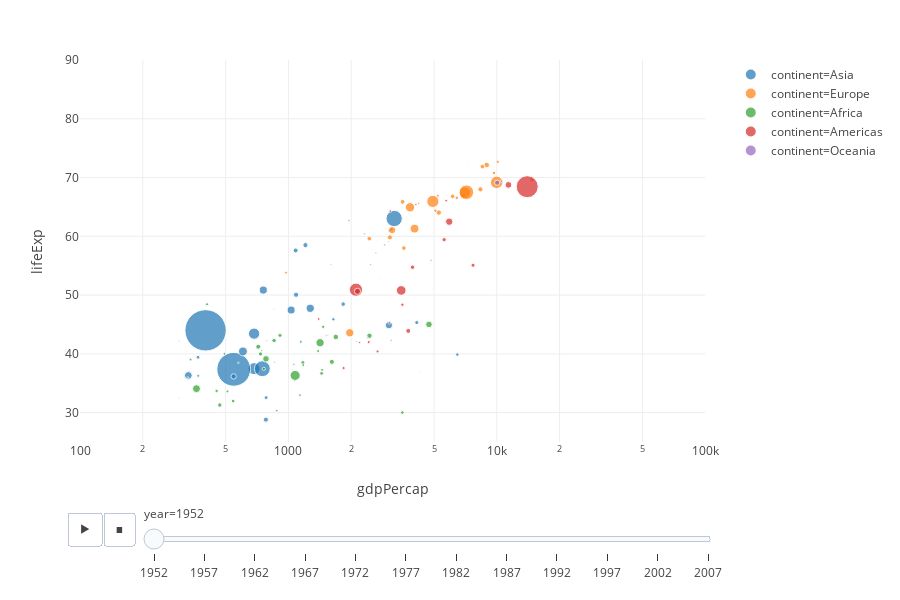

Notebook source saved alongside this figure:
### Markdown cell above
## Hans Rosling

[![Everything Is AWESOME](https://img.youtube.com/vi/jbkSRLYSojo/0.jpg)](https://www.youtube.com/watch?v=jbkSRLYSojo)

### Code cell
gapminder = px.data.gapminder()
fig = px.scatter(
    gapminder,
    x="gdpPercap", 
    y="lifeExp", 
    animation_frame="year", 
    animation_group="country",
    size="pop", 
    color="continent", 
    hover_name="country",
    log_x=True, 
    size_max=45, 
    range_x=[100,100000], 
    range_y=[25,90]
)
fig.show()

### Figure 1 — Plotly figure (JSON) as saved in the notebook; plotly's stock layout.template omitted (floating-point values rounded to 4 significant figures)
{"data": [{"hoverlabel": {"namelength": 0}, "hovertemplate": "<b>%{hovertext}</b><br><br>continent=Asia<br>year=1952<br>gdpPercap=%{x}<br>lifeExp=%{y}<br>pop=%{marker.size}", "hovertext": ["Afghanistan", "Bahrain", "Bangladesh", "Cambodia", "China", "Hong Kong, China", "India", "Indonesia", "Iran", "Iraq", "Israel", "Japan", "Jordan", "Korea, Dem. Rep.", "Korea, Rep.", "Kuwait", "Lebanon", "Malaysia", "Mongolia", "Myanmar", "Nepal", "Oman", "Pakistan", "Philippines", "Saudi Arabia", "Singapore", "Sri Lanka", "Syria", "Taiwan", "Thailand", "Vietnam", "West Bank and Gaza", "Yemen, Rep."], "ids": ["Afghanistan", "Bahrain", "Bangladesh", "Cambodia", "China", "Hong Kong, China", "India", "Indonesia", "Iran", "Iraq", "Israel", "Japan", "Jordan", "Korea, Dem. Rep.", "Korea, Rep.", "Kuwait", "Lebanon", "Malaysia", "Mongolia", "Myanmar", "Nepal", "Oman", "Pakistan", "Philippines", "Saudi Arabia", "Singapore", "Sri Lanka", "Syria", "Taiwan", "Thailand", "Vietnam", "West Bank and Gaza", "Yemen, Rep."], "legendgroup": "continent=Asia", "marker": {"color": "#1F77B4", "size": [8425333, 120447, 46886859, 4693836, 556263527, 2125900, 372000000, 82052000, 17272000, 5441766, 1620914, 86459025, 607914, 8865488, 20947571, 160000, 1439529, 6748378, 800663, 20092996, 9182536, 507833, 41346560, 22438691, 4005677, 1127000, 7982342, 3661549, 8550362, 21289402, 26246839, 1030585, 4963829], "sizemode": "area", "sizeref": 651200.0, "symbol": "circle"}, "mode": "markers", "name": "continent=Asia", "showlegend": true, "type": "scatter", "x": [779.4, 9867.0, 684.2, 368.5, 400.4, 3054.0, 546.6, 749.7, 3035.0, 4130.0, 4087.0, 3217.0, 1547.0, 1088.0, 1031.0, 108400.0, 4835.0, 1831.0, 786.6, 331, 545.9, 1828.0, 684.6, 1273.0, 6460.0, 2315.0, 1084.0, 1643.0, 1207.0, 757.8, 605.1, 1516.0, 781.7], "xaxis": "x", "y": [28.8, 50.94, 37.48, 39.42, 44, 60.96, 37.37, 37.47, 44.87, 45.32, 65.39, 63.03, 43.16, 50.06, 47.45, 55.56, 55.93, 48.46, 42.24, 36.32, 36.16, 37.58, 43.44, 47.75, 39.88, 60.4, 57.59, 45.88, 58.5, 50.85, 40.41, 43.16, 32.55], "yaxis": "y"}, {"hoverlabel": {"namelength": 0}, "hovertemplate": "<b>%{hovertext}</b><br><br>continent=Europe<br>year=1952<br>gdpPercap=%{x}<br>lifeExp=%{y}<br>pop=%{marker.size}", "hovertext": ["Albania", "Austria", "Belgium", "Bosnia and Herzegovina", "Bulgaria", "Croatia", "Czech Republic", "Denmark", "Finland", "France", "Germany", "Greece", "Hungary", "Iceland", "Ireland", "Italy", "Montenegro", "Netherlands", "Norway", "Poland", "Portugal", "Romania", "Serbia", "Slovak Republic", "Slovenia", "Spain", "Sweden", "Switzerland", "Turkey", "United Kingdom"], "ids": ["Albania", "Austria", "Belgium", "Bosnia and Herzegovina", "Bulgaria", "Croatia", "Czech Republic", "Denmark", "Finland", "France", "Germany", "Greece", "Hungary", "Iceland", "Ireland", "Italy", "Montenegro", "Netherlands", "Norway", "Poland", "Portugal", "Romania", "Serbia", "Slovak Republic", "Slovenia", "Spain", "Sweden", "Switzerland", "Turkey", "United Kingdom"], "legendgroup": "continent=Europe", "marker": {"color": "#FF7F0E", "size": [1282697, 6927772, 8730405, 2791000, 7274900, 3882229, 9125183, 4334000, 4090500, 42459667, 69145952, 7733250, 9504000, 147962, 2952156, 47666000, 413834, 10381988, 3327728, 25730551, 8526050, 16630000, 6860147, 3558137, 1489518, 28549870, 7124673, 4815000, 22235677, 50430000], "sizemode": "area", "sizeref": 651200.0, "symbol": "circle"}, "mode": "markers", "name": "continent=Europe", "showlegend": true, "type": "scatter", "x": [1601.0, 6137.0, 8343.0, 973.5, 2444.0, 3119.0, 6876.0, 9692.0, 6425.0, 7030.0, 7144.0, 3531.0, 5264.0, 7268.0, 5210.0, 4931.0, 2648.0, 8942.0, 10100.0, 4029.0, 3068.0, 3145.0, 3581.0, 5075.0, 4215.0, 3834.0, 8528.0, 14730.0, 1969.0, 9980.0], "xaxis": "x", "y": [55.23, 66.8, 68, 53.82, 59.6, 61.21, 66.87, 70.78, 66.55, 67.41, 67.5, 65.86, 64.03, 72.49, 66.91, 65.94, 59.16, 72.13, 72.67, 61.31, 59.82, 61.05, 58.0, 64.36, 65.57, 64.94, 71.86, 69.62, 43.59, 69.18], "yaxis": "y"}, {"hoverlabel": {"namelength": 0}, "hovertemplate": "<b>%{hovertext}</b><br><br>continent=Africa<br>year=1952<br>gdpPercap=%{x}<br>lifeExp=%{y}<br>pop=%{marker.size}", "hovertext": ["Algeria", "Angola", "Benin", "Botswana", "Burkina Faso", "Burundi", "Cameroon", "Central African Republic", "Chad", "Comoros", "Congo, Dem. Rep.", "Congo, Rep.", "Cote d'Ivoire", "Djibouti", "Egypt", "Equatorial Guinea", "Eritrea", "Ethiopia", "Gabon", "Gambia", "Ghana", "Guinea", "Guinea-Bissau", "Kenya", "Lesotho", "Liberia", "Libya", "Madagascar", "Malawi", "Mali", "Mauritania", "Mauritius", "Morocco", "Mozambique", "Namibia", "Niger", "Nigeria", "Reunion", "Rwanda", "Sao Tome and Principe", "Senegal", "Sierra Leone", "Somalia", "South Africa", "Sudan", "Swaziland", "Tanzania", "Togo", "Tunisia", "Uganda", "Zambia", "Zimbabwe"], "ids": ["Algeria", "Angola", "Benin", "Botswana", "Burkina Faso", "Burundi", "Cameroon", "Central African Republic", "Chad", "Comoros", "Congo, Dem. Rep.", "Congo, Rep.", "Cote d'Ivoire", "Djibouti", "Egypt", "Equatorial Guinea", "Eritrea", "Ethiopia", "Gabon", "Gambia", "Ghana", "Guinea", "Guinea-Bissau", "Kenya", "Lesotho", "Liberia", "Libya", "Madagascar", "Malawi", "Mali", "Mauritania", "Mauritius", "Morocco", "Mozambique", "Namibia", "Niger", "Nigeria", "Reunion", "Rwanda", "Sao Tome and Principe", "Senegal", "Sierra Leone", "Somalia", "South Africa", "Sudan", "Swaziland", "Tanzania", "Togo", "Tunisia", "Uganda", "Zambia", "Zimbabwe"], "legendgroup": "continent=Africa", "marker": {"color": "#2CA02C", "size": [9279525, 4232095, 1738315, 442308, 4469979, 2445618, 5009067, 1291695, 2682462, 153936, 14100005, 854885, 2977019, 63149, 22223309, 216964, 1438760, 20860941, 420702, 284320, 5581001, 2664249, 580653, 6464046, 748747, 863308, 1019729, 4762912, 2917802, 3838168, 1022556, 516556, 9939217, 6446316, 485831, 3379468, 33119096, 257700, 2534927, 60011, 2755589, 2143249, 2526994, 14264935, 8504667, 290243, 8322925, 1219113, 3647735, 5824797, 2672000, 3080907], "sizemode": "area", "sizeref": 651200.0, "symbol": "circle"}, "mode": "markers", "name": "continent=Africa", "showlegend": true, "type": "scatter", "x": [2449.0, 3521.0, 1063.0, 851.2, 543.3, 339.3, 1173.0, 1071.0, 1179.0, 1103.0, 780.5, 2126.0, 1389.0, 2670.0, 1419.0, 375.6, 328.9, 362.1, 4293.0, 485.2, 911.3, 510.2, 299.9, 853.5, 298.8, 575.6, 2388.0, 1443.0, 369.2, 452.3, 743.1, 1968.0, 1688.0, 468.5, 2424.0, 761.9, 1077.0, 2719.0, 493.3, 879.6, 1450.0, 879.8, 1136.0, 4725.0, 1616.0, 1148.0, 716.7, 859.8, 1468.0, 734.8, 1147.0, 406.9], "xaxis": "x", "y": [43.08, 30.02, 38.22, 47.62, 31.98, 39.03, 38.52, 35.46, 38.09, 40.72, 39.14, 42.11, 40.48, 34.81, 41.89, 34.48, 35.93, 34.08, 37.0, 30, 43.15, 33.61, 32.5, 42.27, 42.14, 38.48, 42.72, 36.68, 36.26, 33.69, 40.54, 50.99, 42.87, 31.29, 41.73, 37.44, 36.32, 52.72, 40, 46.47, 37.28, 30.33, 32.98, 45.01, 38.63, 41.41, 41.22, 38.6, 44.6, 39.98, 42.04, 48.45], "yaxis": "y"}, {"hoverlabel": {"namelength": 0}, "hovertemplate": "<b>%{hovertext}</b><br><br>continent=Americas<br>year=1952<br>gdpPercap=%{x}<br>lifeExp=%{y}<br>pop=%{marker.size}", "hovertext": ["Argentina", "Bolivia", "Brazil", "Canada", "Chile", "Colombia", "Costa Rica", "Cuba", "Dominican Republic", "Ecuador", "El Salvador", "Guatemala", "Haiti", "Honduras", "Jamaica", "Mexico", "Nicaragua", "Panama", "Paraguay", "Peru", "Puerto Rico", "Trinidad and Tobago", "United States", "Uruguay", "Venezuela"], "ids": ["Argentina", "Bolivia", "Brazil", "Canada", "Chile", "Colombia", "Costa Rica", "Cuba", "Dominican Republic", "Ecuador", "El Salvador", "Guatemala", "Haiti", "Honduras", "Jamaica", "Mexico", "Nicaragua", "Panama", "Paraguay", "Peru", "Puerto Rico", "Trinidad and Tobago", "United States", "Uruguay", "Venezuela"], "legendgroup": "continent=Americas", "marker": {"color": "#D62728", "size": [17876956, 2883315, 56602560, 14785584, 6377619, 12350771, 926317, 6007797, 2491346, 3548753, 2042865, 3146381, 3201488, 1517453, 1426095, 30144317, 1165790, 940080, 1555876, 8025700, 2227000, 662850, 157553000, 2252965, 5439568], "sizemode": "area", "sizeref": 651200.0, "symbol": "circle"}, "mode": "markers", "name": "continent=Americas", "showlegend": true, "type": "scatter", "x": [5911.0, 2677.0, 2109.0, 11370.0, 3940.0, 2144.0, 2627.0, 5587.0, 1398.0, 3522.0, 3048.0, 2428.0, 1840.0, 2195.0, 2899.0, 3478.0, 3112.0, 2480.0, 1952.0, 3759.0, 3082.0, 3023.0, 13990.0, 5717.0, 7690.0], "xaxis": "x", "y": [62.48, 40.41, 50.92, 68.75, 54.74, 50.64, 57.21, 59.42, 45.93, 48.36, 45.26, 42.02, 37.58, 41.91, 58.53, 50.79, 42.31, 55.19, 62.65, 43.9, 64.28, 59.1, 68.44, 66.07, 55.09], "yaxis": "y"}, {"hoverlabel": {"namelength": 0}, "hovertemplate": "<b>%{hovertext}</b><br><br>continent=Oceania<br>year=1952<br>gdpPercap=%{x}<br>lifeExp=%{y}<br>pop=%{marker.size}", "hovertext": ["Australia", "New Zealand"], "ids": ["Australia", "New Zealand"], "legendgroup": "continent=Oceania", "marker": {"color": "#9467BD", "size": [8691212, 1994794], "sizemode": "area", "sizeref": 651200.0, "symbol": "circle"}, "mode": "markers", "name": "continent=Oceania", "showlegend": true, "type": "scatter", "x": [10040.0, 10560.0], "xaxis": "x", "y": [69.12, 69.39], "yaxis": "y"}], "layout": {"height": 600, "legend": {"itemsizing": "constant", "tracegroupgap": 0}, "margin": {"t": 60}, "sliders": [{"active": 0, "currentvalue": {"prefix": "year="}, "len": 0.9, "pad": {"b": 10, "t": 60}, "steps": [{"args": [["1952"], {"frame": {"duration": 0, "redraw": false}, "fromcurrent": true, "mode": "immediate", "transition": {"duration": 0, "easing": "linear"}}], "label": "1952", "method": "animate"}, {"args": [["1957"], {"frame": {"duration": 0, "redraw": false}, "fromcurrent": true, "mode": "immediate", "transition": {"duration": 0, "easing": "linear"}}], "label": "1957", "method": "animate"}, {"args": [["1962"], {"frame": {"duration": 0, "redraw": false}, "fromcurrent": true, "mode": "immediate", "transition": {"duration": 0, "easing": "linear"}}], "label": "1962", "method": "animate"}, {"args": [["1967"], {"frame": {"duration": 0, "redraw": false}, "fromcurrent": true, "mode": "immediate", "transition": {"duration": 0, "easing": "linear"}}], "label": "1967", "method": "animate"}, {"args": [["1972"], {"frame": {"duration": 0, "redraw": false}, "fromcurrent": true, "mode": "immediate", "transition": {"duration": 0, "easing": "linear"}}], "label": "1972", "method": "animate"}, {"args": [["1977"], {"frame": {"duration": 0, "redraw": false}, "fromcurrent": true, "mode": "immediate", "transition": {"duration": 0, "easing": "linear"}}], "label": "1977", "method": "animate"}, {"args": [["1982"], {"frame": {"duration": 0, "redraw": false}, "fromcurrent": true, "mode": "immediate", "transition": {"duration": 0, "easing": "linear"}}], "label": "1982", "method": "animate"}, {"args": [["1987"], {"frame": {"duration": 0, "redraw": false}, "fromcurrent": true, "mode": "immediate", "transition": {"duration": 0, "easing": "linear"}}], "label": "1987", "method": "animate"}, {"args": [["1992"], {"frame": {"duration": 0, "redraw": false}, "fromcurrent": true, "mode": "immediate", "transition": {"duration": 0, "easing": "linear"}}], "label": "1992", "method": "animate"}, {"args": [["1997"], {"frame": {"duration": 0, "redraw": false}, "fromcurrent": true, "mode": "immediate", "transition": {"duration": 0, "easing": "linear"}}], "label": "1997", "method": "animate"}, {"args": [["2002"], {"frame": {"duration": 0, "redraw": false}, "fromcurrent": true, "mode": "immediate", "transition": {"duration": 0, "easing": "linear"}}], "label": "2002", "method": "animate"}, {"args": [["2007"], {"frame": {"duration": 0, "redraw": false}, "fromcurrent": true, "mode": "immediate", "transition": {"duration": 0, "easing": "linear"}}], "label": "2007", "method": "animate"}], "x": 0.1, "xanchor": "left", "y": 0, "yanchor": "top"}], "updatemenus": [{"buttons": [{"args": [null, {"frame": {"duration": 500, "redraw": false}, "fromcurrent": true, "mode": "immediate", "transition": {"duration": 500, "easing": "linear"}}], "label": "&#9654;", "method": "animate"}, {"args": [[null], {"frame": {"duration": 0, "redraw": false}, "fromcurrent": true, "mode": "immediate", "transition": {"duration": 0, "easing": "linear"}}], "label": "&#9724;", "method": "animate"}], "direction": "left", "pad": {"r": 10, "t": 70}, "showactive": false, "type": "buttons", "x": 0.1, "xanchor": "right", "y": 0, "yanchor": "top"}], "xaxis": {"anchor": "y", "domain": [0, 0.98], "range": [2, 5], "title": {"text": "gdpPercap"}, "type": "log"}, "yaxis": {"anchor": "x", "domain": [0, 1], "range": [25, 90], "title": {"text": "lifeExp"}}}}
